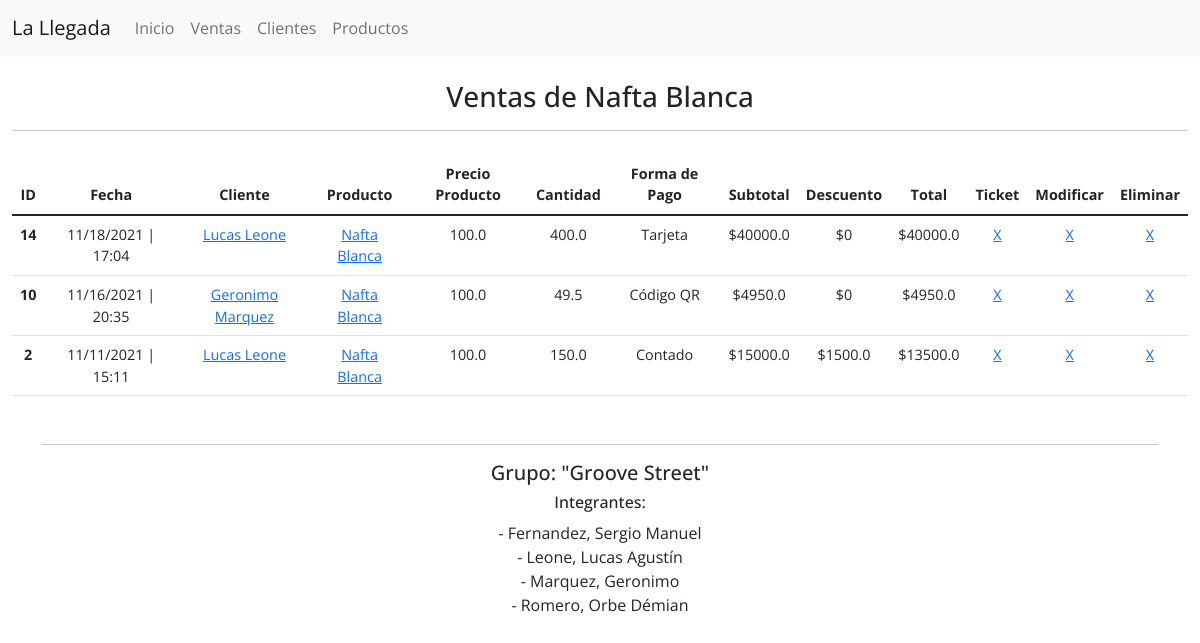
/productos/productos/3/, run on an earlier commit of the app's database.
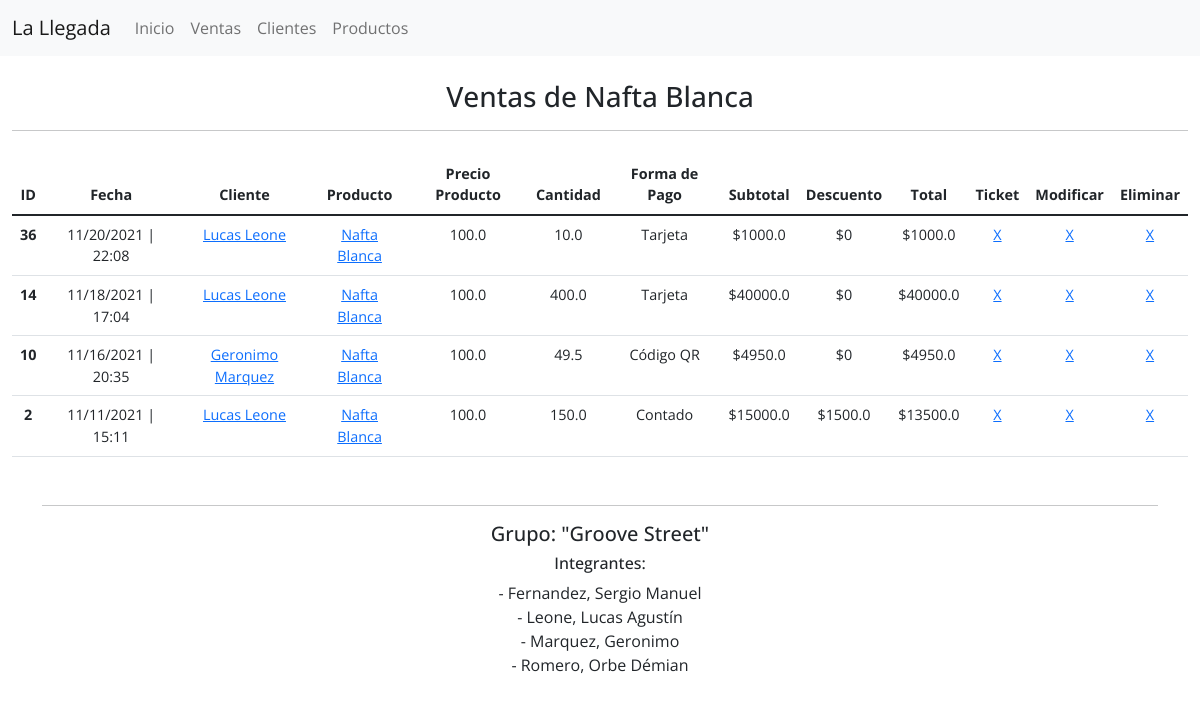
And on a later commit of the database.
### ventas/models.py (models this page shows, shortened)
class Venta(LlegadaModel):
    fecha = models.DateTimeField(default=timezone.now, help_text='Ejemplo: 09/11/2021 17:20:00')
    cliente = models.ForeignKey(Cliente, on_delete=models.CASCADE)
    producto = models.ForeignKey(Product, on_delete=models.SET_NULL, null=True)
    cantidad = models.FloatField(validators=[MinValueValidator(0.0)])
    forma_pago = models.ForeignKey(FormaPago, max_length=10, help_text='Contado 10% Descuento', on_delete=models.CASCADE)
    def subtotal(self):
        total = self.producto.precio * self.cantidad
        total = round(total, 2)
        return total
    def descuento(self):
        total = self.producto.precio * self.cantidad
        descuento = round(total, 2)
        if self.forma_pago.nombre == 'Contado':
            descuento = (descuento * 0.1)
            descuento = round(descuento, 2)
            return descuento
        else:
            return 0
    def get_total(self):
        total = self.producto.precio * self.cantidad
        total_round = round(total, 3)
        if self.forma_pago.nombre == 'Contado':
            total_round = total_round - (total_round * 0.1 )
        return total_round

class FormaPago(LlegadaModel):
    nombre = models.CharField(max_length=15)
    def __str__(self):
        return self.nombre

### clientes/models.py (models this page shows)
class Cliente(LlegadaModel):
    nombre = models.CharField(max_length=100)
    apellido = models.CharField(max_length=100)
    tipo_documento = models.CharField(choices=DOCUMENTO_CHOICES, max_length=10)
    numero_documento = models.CharField(max_length=20)
    telefono = models.CharField('Teléfono', max_length=25)
    email = models.EmailField()
    localidad = models.CharField(max_length=100)
    puntos = models.IntegerField(default=0)
    def __str__(self):
        return f'{self.nombre} {self.apellido}'

### productos/models.py (models this page shows)
class Product(LlegadaModel):
    nombre = models.CharField(max_length=100)
    precio = models.FloatField()
    cantidad = models.FloatField(validators=[MinValueValidator(0.0)])
    stock_minimo = models.IntegerField()
    stock_maximo = models.IntegerField()
    proveedor = models.CharField(max_length=100,)
    marca = models.CharField(max_length=100,)
    tamaño = models.CharField(blank=True, max_length=100)
    ubicacion = models.CharField(blank=True, max_length=150)
    tipo_producto = models.ForeignKey(
        KindOfProduct,
        on_delete=models.SET_NULL,
        null=True,
        blank=True
    )
    def __str__(self):
        return self.nombre
    class Meta:
        verbose_name = 'Producto'
        verbose_name_plural = 'Productos'

### productos/views.py (the view)
class ListVentasPorProductoView(DetailView):
    template_name = 'productos/list_ventas_producto.html'
    context_object_name = 'product'
    queryset = Product.objects.all()
    def get_context_data(self, **kwargs):
        context = super().get_context_data(**kwargs)
        producto = self.get_object()
        context['ventas'] = Venta.objects.filter(producto=producto).order_by('-created')
        return context

### templates/productos/list_ventas_producto.html (shortened to what this page needs)
{% extends 'base.html' %}
{% block body %}
<div id="productos" class="container-fluid">
    <div class="title text-center mt-4">
        <h3>Ventas de {{ product }}</h3>
        <hr>
    </div>
    <table class="table mt-4">
        <thead>
            <tr class="text-center">
                <th scope="col">ID</th>
                <th scope="col">Fecha</th>
                <th scope="col">Cliente</th>
                <th scope="col">Producto</th>
                <th scope="col">Precio Producto</th>
                <th scope="col">Cantidad</th>
                <th scope="col">Forma de Pago</th>
                <th scope="col">Subtotal</th>
                <th scope="col">Descuento</th>
                <th scope="col">Total</th>
                <th scope="col">Ticket</th>
                <th scope="col">Modificar</th>
                <th scope="col">Eliminar</th>
            </tr>
        </thead>
        <tbody>
            {% for venta in ventas %}
                <tr class="text-center">
                    <th scope="row">{{ venta.pk }}</th>
                    <td>{{ venta.fecha|date:'SHORT_DATE_FORMAT' }} | {{ venta.fecha|time:'H:i' }}</td>
                    <td><a href="{% url 'clientes:list-por-cliente' venta.cliente.pk %}">{{ venta.cliente }}</a></td>
                    <td><a href="{% url 'productos:list_producto' venta.producto.pk %}">{{ venta.producto }}</a></td>
                    <td>{{ venta.producto.precio }}</td>
                    <td>{{ venta.cantidad }}</td>
                    <td>{{ venta.forma_pago }}</td>
                    <td>${{ venta.subtotal }}</td>
                    <td>${{ venta.descuento }}</td>
                    <td>${{ venta.get_total }}</td>
                    <td><a href="{% url 'ventas:ticket' venta.pk %}">X</a></td>
                    <td><a href="{% url 'ventas:update' venta.pk %}">X</a></td>
                    <td><a href="{% url 'ventas:delete' venta.pk %}">X</a></td>
                </tr>
                {% endfor %}
        </tbody>
    </table>
</div>
{% endblock body %}

What changed in the data, as far as the page shows it:
added Venta: pk "36", fecha "11/20/2021", fecha "22:08", cliente "Lucas Leone", producto "Nafta Blanca", producto.precio "100.0", cantidad "10.0", forma_pago "Tarjeta", subtotal "1000.0", descuento "0", get_total "1000.0"
